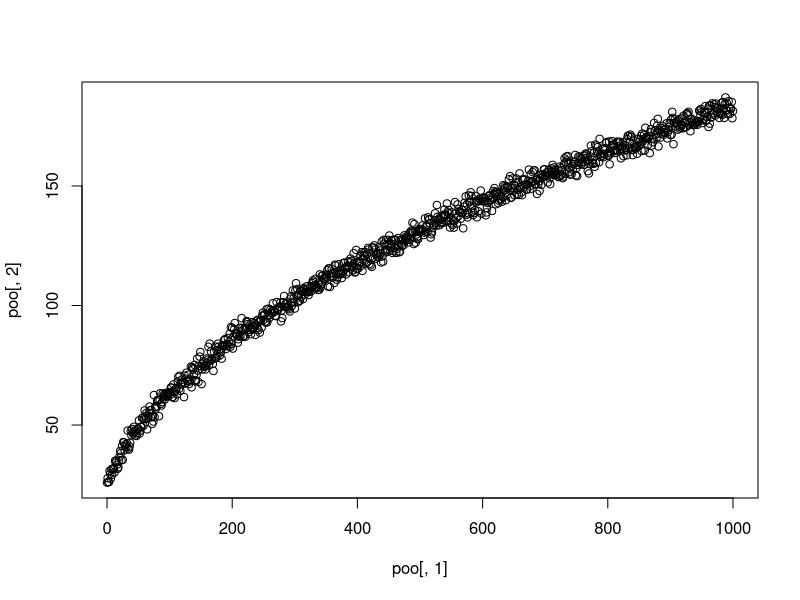
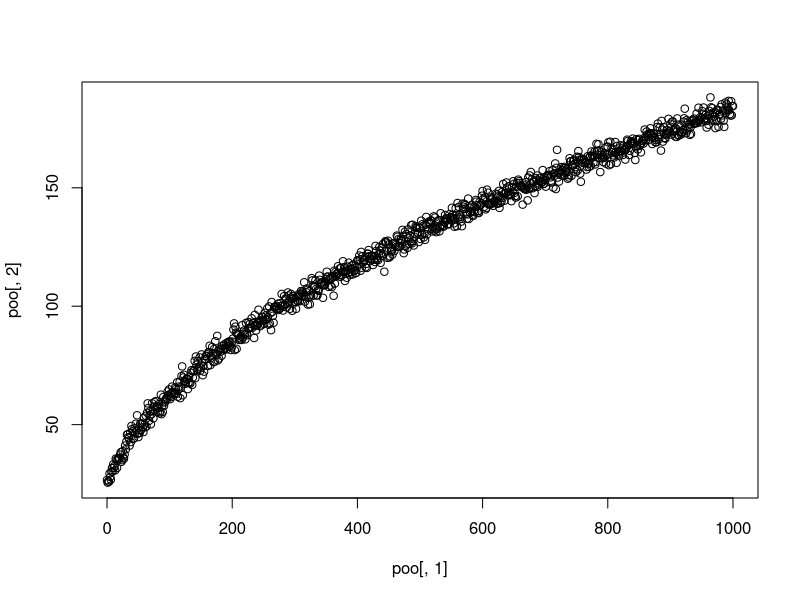
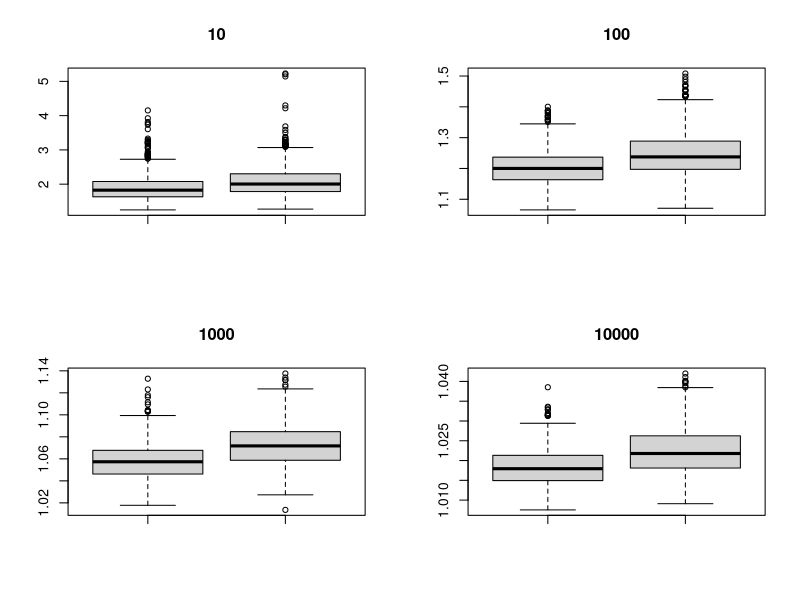
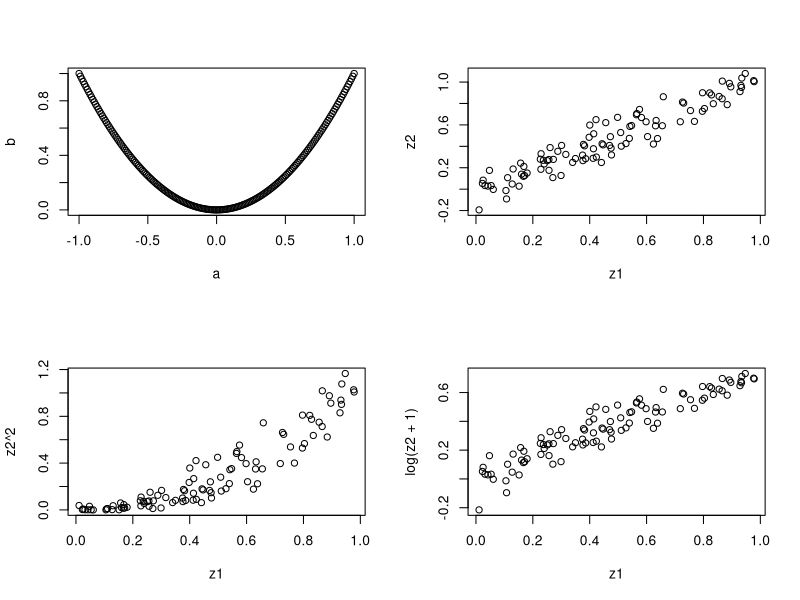
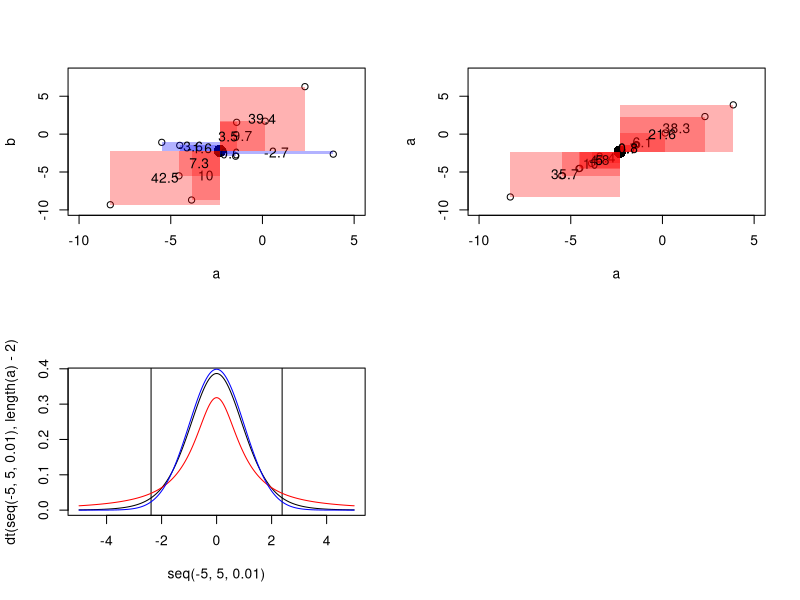

Write the R code that produced these figures, in order.
minkowski <- function(a,b,r) {
  return( sum(abs(a-b)^r)^(1/r) )
}



# euclidean is more sensitive to outliers - good and bad
poo <- matrix(nrow=0,ncol=2)
for (i in 0:1000){
  poo <- rbind(poo,
               c(i,minkowski(a = runif(1000,-1,1),
                             b = c(runif(1000-i,-1,1),runif(i,-10,10)),
                             r = 2)))
}

plot(poo[,2]~poo[,1])


poo <- matrix(nrow=0,ncol=2)
for (i in 0:1000){
  poo <- rbind(poo,
               c(i,minkowski(a = runif(1000,-1,1),
                             b = c(runif(1000-i,-1,1),runif(i,-10,10)),
                             r = 2)))
}

plot(poo[,2]~poo[,1])



# in high dimensions, the ratio between the nearest and farthest points approaches 1 faster for euclidean distance
par(mfrow=c(2,2))
for (ndim in c(10,100,1000,10000)){
  poo <- c()
  boo <- c()
  for (i in 1:1000) {
    distances_between_random_10 <- replicate(10,
                                             minkowski(a = runif(ndim,-1,1),
                                                       b = runif(ndim,-1,1),
                                                       r = 2))
    poo <- c(poo,
             max(distances_between_random_10)/min(distances_between_random_10))
    
    distances_between_random_10 <- replicate(10,
                                             minkowski(a = runif(ndim,-1,1),
                                                       b = runif(ndim,-1,1),
                                                       r = 1))
    boo <- c(boo,
             max(distances_between_random_10)/min(distances_between_random_10))
  }
  
  boxplot(poo,boo,main=ndim)
}



##############

# independent random are always uncorrelated, but uncorrelatedness does not generally imply independence

a <- seq(-1,1,0.01)
b <- a^2
plot(a,b)
cov(a,b)



##############

# correlation is hardly affected by transformation

z1 <- runif(100,0,1)
z2 <- z1 + rnorm(100,0,0.1)
plot(z1,z2)
cor.test(z1,z2)$estimate
minkowski(z1,z2,2)

plot(z1,z2^2)
cor.test(z1,z2^2)$estimate
minkowski(z1,z2^2,2)

plot(z1,log(z2+1))
cor.test(z1,log(z2+1))$estimate
minkowski(z1,log(z2+1),2)



##############

# generate a random uniform distribution
set.seed(10) # set seed for reproducibility
a <- runif(n = 10,
           min = -10,
           max = 10)
a
# add some random normally distributed noise to generate an imperfectly correlated distribution
b <- a + rnorm(n = 10,
               mean = 0,
               sd = 4)
# plot the two distributions against each other
plot(x = a,
     y = b,
     xlim = c(-10,5),
     ylim = c(-10,8))



# now, calculate covariance
# first, plot the mean
points(x = mean(a),
       y = mean(b),
       cex = 2,
       pch = 16)

# second, draw a rectangle between the mean and the first data point and calculate its area;
# let area be positive if the rectangle is in either I or III quadrants
# and negative if the rectangle is in either II or IV quadrants

areas <- c() # create empty vectors to store area values
area_1 <- (mean(a) - a[1]) * (mean(b) - b[1]) # calculate the area
areas <- c(areas, area_1) # append to the areas vector

rect(xleft = mean(a),
     xright = a[1],
     ybottom = mean(b),
     ytop = b[1],
     border = NA, # do not draw a border
     col = ifelse(test = area_1 > 0,
                  yes = rgb(1, 0, 0, alpha = 0.3), # color red if in I or III quadrant (area>0)
                  no = rgb(0, 0, 1, alpha = 0.3))) # color blue if in II or IV quadrant (area<0)
text(x = mean(c(mean(a), a[1])),
     y = mean(c(mean(b), b[1])),
     labels = round(area_1, 1)) # add text label with the calculated area

# do the same for the rest of the points

for (i in 2:length(a)) {
  area_i <- (mean(a) - a[i]) * (mean(b) - b[i]) # calculate the area
  areas <- c(areas, area_i) # append to the areas vector
  
  rect(xleft = mean(a),
       xright = a[i],
       ybottom = mean(b),
       ytop = b[i],
       border = NA, # do not draw a border
       col = ifelse(test = area_i > 0,
                    yes = rgb(1, 0, 0, alpha = 0.3), # color red if in I or III quadrant (area>0)
                    no = rgb(0, 0, 1, alpha = 0.3))) # color blue if in II or IV quadrant (area<0)
  text(x = mean(c(mean(a), a[i])),
       y = mean(c(mean(b), b[i])),
       labels = round(area_i, 1)) # add text label with the calculated area
}

# sum up all variances and divide by the number of degrees of freedom
sum(areas) / (length(a) - 1)
# does the in-built function to calculate covariance return the same result?
cov(a, b) # yes!



# variance is a special case of covariance where we examine covariance between the variable and itself!
# the same code is above, but b replaced with a

# plot the two distributions against each other
plot(x = a,
     y = a,
     xlim = c(-10,5),
     ylim = c(-10,8))

# first, plot the mean
points(x = mean(a),
       y = mean(a),
       cex = 2,
       pch = 16)

# second, draw a rectangle aetween the mean and the first data point and calculate its area;
# let area ae positive if the rectangle is in either I or III quadrants
# and negative if the rectangle is in either II or IV quadrants

areas <- c() # create empty vectors to store area values
area_1 <- (mean(a) - a[1]) * (mean(a) - a[1]) # calculate the area
areas <- c(areas, area_1) # append to the areas vector

rect(xleft = mean(a),
     xright = a[1],
     ybottom = mean(a),
     ytop = a[1],
     border = NA, # do not draw a border
     col = ifelse(test = area_1 > 0,
                  yes = rgb(1, 0, 0, alpha = 0.3), # color red if in I or III quadrant (area>0)
                  no = rgb(0, 0, 1, alpha = 0.3))) # color blue if in II or IV quadrant (area<0)
text(x = mean(c(mean(a), a[1])),
     y = mean(c(mean(a), a[1])),
     labels = round(area_1, 1)) # add text label with the calculated area

# do the same for the rest of the points

for (i in 2:length(a)) {
  area_i <- (mean(a) - a[i]) * (mean(a) - a[i]) # calculate the area
  areas <- c(areas, area_i) # append to the areas vector
  
  rect(xleft = mean(a),
       xright = a[i],
       ybottom = mean(a),
       ytop = a[i],
       border = NA, # do not draw a border
       col = ifelse(test = area_i > 0,
                    yes = rgb(1, 0, 0, alpha = 0.3), # color red if in I or III quadrant (area>0)
                    no = rgb(0, 0, 1, alpha = 0.3))) # color blue if in II or IV quadrant (area<0)
  text(x = mean(c(mean(a), a[i])),
       y = mean(c(mean(a), a[i])),
       labels = round(area_i, 1)) # add text label with the calculated area
}

# sum up all variances and divide ab the number of degrees of freedom
sum(areas) / (length(a) - 1)
# does the in-built function to calculate covariance return the same result?
cov(a, a) # yes!
# does the in-built function to calculate variance return the same result?
var(a) # yes again!



# covariance is problematic because it is not scaled
cov(a, b)
cov(a, 10*b)

# it can be scaled to the sqrt of variance (=standard deviation) of a and b
cov(a, b) / (sd(a) * sd(b))
cov(a, 10*b) / (sd(a) * sd(10*b))

# and this is the Pearson's coefficient of correlation!
cor.test(x = a,
         y = b,
         method = "pearson")



pearson_t <- function(n,r) { r * sqrt(n - 2) / sqrt(1 - r^2) }

plot(x = seq(-5,5,0.01),
     y = dt(seq(-5,5,0.01),
            length(a)-2),
     type = "l")

abline(v = pearson_t(n = length(a), r = 0.644209))
abline(v = -pearson_t(n = length(a), r = 0.644209))

2*pt(q = pearson_t(n = length(a), r = 0.644209),
     df = length(a)-2,
     lower.tail = FALSE)

cor.test(x = a,
         y = b,
         method = "pearson")$p.value

points(x = seq(-5,5,0.01),
       y = dt(seq(-5,5,0.01),
              3-2),
       type = "l",
       col = "red")

points(x = seq(-5,5,0.01),
       y = dt(seq(-5,5,0.01),
              1000-2),
       type = "l",
       col = "blue")
